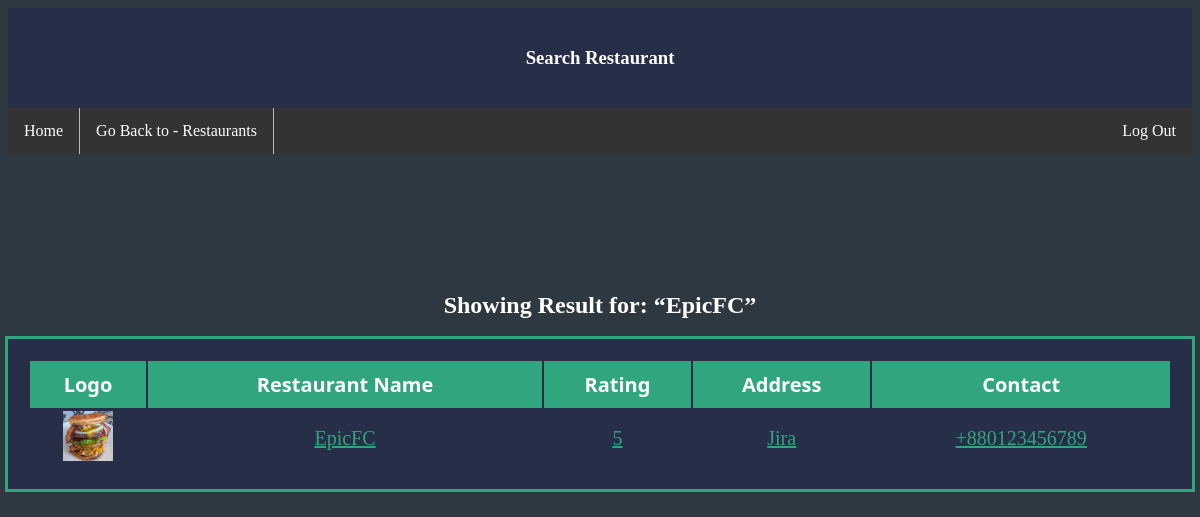
Page /admin/searchpage.php?param1=EpicFC (signed in) on the committed database.
### tables this page shows
CREATE TABLE `restaurants` (
  `restaurant_id` int(11) NOT NULL,
  `restaurant_name` varchar(26) NOT NULL,
  `restaurant_rating` float DEFAULT 0,
  `restaurant_address` varchar(50) DEFAULT NULL,
  `restaurant_logo` varchar(300) DEFAULT '../restaurants/default.jpg',
  `restaurant_contact` varchar(15) DEFAULT NULL,
  `restaurant_bg` varchar(300) DEFAULT NULL
);

### admin/searchpage.php (the view, shortened to what this page needs)
<?php
if (isset($_SESSION['username']) && isset($_SESSION['role']) && isset($_SESSION['user_id']) && !empty($_SESSION['username']) && !empty($_SESSION['role']) && !empty($_SESSION['user_id'])) {
    if ($_SESSION['role'] == 'admin') {
?>
<!DOCTYPE html>
<html lang="en">
<head>
    <link rel="stylesheet" href="../css/style.css">
</head>
<body>
    <div class="dahsboard_heading">
        <h3>Search Restaurant</h3>
    </div>
    <ul>
        <li><a href="../login">Home</a></li>
        <li><a href="restaurants">Go Back to - Restaurants</a></li>
        <li style="float:right"><a href="../logout.php">Log Out</a></li>
    </ul>
    <?php
            include '../config.php';
            if (isset($_GET['param1']) && !empty($_GET['param1'])) {
            ?>
    <div class="dashboard_background" style="display:flex; flex-direction: column; justify-content: start; align-items:center; color:#ffffff">
        <h2>Showing Result for: <q><b><?php echo $_GET['param1'] ?></b></q></h2>
        <table style="width:100%" class="table_design">
            <thead>
                <tr>
                    <th>Logo</th>
                    <th>Restaurant Name</th>
                    <th>Rating</th>
                    <th>Address</th>
                    <th>Contact</th>
                </tr>
            </thead>
            <tbody>
                <?php
                            try {
                                $dbcon = new PDO("mysql:host=$dbserver:$dbport;dbname=$db;", "$dbuser", "$dbpass");
                                $dbcon->setAttribute(PDO::ATTR_ERRMODE, PDO::ERRMODE_EXCEPTION);
                                $searchval = $_GET['param1'];
                                $sqlquery = "";
                                if (!empty($searchval)) {
                                    $sqlquery = "SELECT * FROM restaurants where restaurant_name LIKE '%$searchval%'";
                                }
                                try {
                                    $returnval = $dbcon->query($sqlquery);
                                    $productstable = $returnval->fetchAll();
                                    foreach ($productstable as $row) {
                            ?>
                <tr>
                    <td><a href="restaurant?id=<?php echo $row['restaurant_id'] ?>"><img src="<?php echo $row['restaurant_logo'] ?>" alt="<?php echo $row['restaurant_name'] ?>" height="50px" width="50px"></a></td>
                    <td><a href="restaurant?id=<?php echo $row['restaurant_id'] ?>"><?php echo $row['restaurant_name'] ?></a></td>
                    <td><a href="restaurant?id=<?php echo $row['restaurant_id'] ?>"><?php echo $row['restaurant_rating'] ?></a></td>
                    <td><a href="restaurant?id=<?php echo $row['restaurant_id'] ?>"><?php echo $row['restaurant_address'] ?></a></td>
                    <td><a href="restaurant?id=<?php echo $row['restaurant_id'] ?>"><?php echo $row['restaurant_contact'] ?></a></td>
                </tr>
                <?php
                                    }
                                } catch (PDOException $ex) {
                                    ?>
                <tr>
                    <td colspan="5">Data read error ... ...</td>
                </tr>
                <?php
                                }
                            } catch (PDOException $ex) {
                                ?>
                <tr>
                    <td colspan="5">Data read error ... ...</td>
                </tr>
                <?php
                            }
                            ?>
            </tbody>
        </table>
    </div>
    <?php
            } else {
            ?>
    <script>
        window.location.assign('restaurants.php');
    </script>
    <?php
            }
            ?>
</body>
</html>
<?php
    } else {
    ?>
<script>
    window.location.assign('../login.php');
</script>
<?php
    }
} else {
    ?>
<script>
    window.location.assign('../login.php');
</script>
<?php
}
?>

### css/style.css (style rules this page uses)
th { font-size: 20px; font-family: "Segoe UI"; background-color: #31A57D; color: white; padding: 10px 0; }
thead { margin-bottom: 20px; }
table { outline-style: solid; }
td { text-align: center; font-size: 20px; margin-top: 100px; }
ul { list-style-type: none; margin: 0; padding: 0; overflow: hidden; background-color: #333; }
li { display: inline; float: left; border-right: 1px solid #bbb; }
li:last-child { border-right: none; }
li a { display: block; color: white; text-align: center; padding: 14px 16px; text-decoration: none; }
.dahsboard_heading { display: flex; height: 100px; width: 100%; justify-content: center; align-items: center; background-color: #272E48; color: white; }
.table_design { padding: 20px 20px; color: #31A57D; background-color: #272E48; margin-right: 20%; margin-left: 20%; height: fit-content; }
a { color: #31A57D; }
.dashboard_background { display: flex; padding-top: 10%; width: 100%; height: 100%; justify-content: center; }
html { height: 100vh; }
body { height: 80%; background: #2E3841; }
h3 { color: white; }

### rows in the picture
restaurants: restaurant_logo (picture), restaurant_name "EpicFC", restaurant_rating "5", restaurant_address "Jira", restaurant_contact "+880123456789"

### other values in the picture
$_GET['param1'] "EpicFC"
